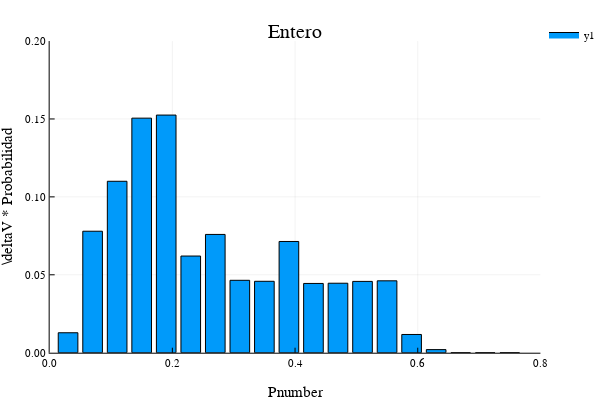

Source (notebook cell):
### Markdown cell above
### Colectividad en pnumber

### Code cell
# Los bins van de 0 a la fqcia más alta + 10%
top_col = maximum(col_modes_2w9y)
bins_col = collect(0.01:.04:.8)

# Histograma ponderado
Wbins_col_2w9y, Whis_col_2w9y = JUMD.WeightedHist(col_modes_2w9y, bins_col, abs.(vgv_2w9y),
    true, false);

bar(Wbins_col_2w9y, Whis_col_2w9y,
    xlims = (0., .8), ylims = (0, .2),
    yaxis = "\\deltaV * Probabilidad", xaxis = "Pnumber", title = "Entero")

### Figure 1 — Plotly figure (JSON) as saved in the notebook; plotly's stock layout.template omitted (floating-point values rounded to 4 significant figures)
{"data": [{"fill": "tozeroy", "fillcolor": "rgba(0, 154, 250, 1.000)", "legendgroup": "y1", "line": {"color": "rgba(0, 0, 0, 1)", "dash": "solid", "width": 1}, "mode": "lines", "name": "y1", "showlegend": true, "type": "scatter", "x": [0.014, 0.014, 0.046, 0.046, 0.014, 0.014], "xaxis": "x", "y": [0.0128, 0, 0, 0.0128, 0.0128, 0.0128], "yaxis": "y"}, {"fill": "tozeroy", "fillcolor": "rgba(0, 154, 250, 1.000)", "legendgroup": "y1", "line": {"color": "rgba(0, 0, 0, 1)", "dash": "solid", "width": 1}, "mode": "lines", "name": "y1", "showlegend": false, "type": "scatter", "x": [0.054, 0.054, 0.086, 0.086, 0.054, 0.054], "xaxis": "x", "y": [0.07795, 0, 0, 0.07795, 0.07795, 0.07795], "yaxis": "y"}, {"fill": "tozeroy", "fillcolor": "rgba(0, 154, 250, 1.000)", "legendgroup": "y1", "line": {"color": "rgba(0, 0, 0, 1)", "dash": "solid", "width": 1}, "mode": "lines", "name": "y1", "showlegend": false, "type": "scatter", "x": [0.094, 0.094, 0.126, 0.126, 0.094, 0.094], "xaxis": "x", "y": [0.11, 0, 0, 0.11, 0.11, 0.11], "yaxis": "y"}, {"fill": "tozeroy", "fillcolor": "rgba(0, 154, 250, 1.000)", "legendgroup": "y1", "line": {"color": "rgba(0, 0, 0, 1)", "dash": "solid", "width": 1}, "mode": "lines", "name": "y1", "showlegend": false, "type": "scatter", "x": [0.134, 0.134, 0.166, 0.166, 0.134, 0.134], "xaxis": "x", "y": [0.1505, 0, 0, 0.1505, 0.1505, 0.1505], "yaxis": "y"}, {"fill": "tozeroy", "fillcolor": "rgba(0, 154, 250, 1.000)", "legendgroup": "y1", "line": {"color": "rgba(0, 0, 0, 1)", "dash": "solid", "width": 1}, "mode": "lines", "name": "y1", "showlegend": false, "type": "scatter", "x": [0.174, 0.174, 0.206, 0.206, 0.174, 0.174], "xaxis": "x", "y": [0.1525, 0, 0, 0.1525, 0.1525, 0.1525], "yaxis": "y"}, {"fill": "tozeroy", "fillcolor": "rgba(0, 154, 250, 1.000)", "legendgroup": "y1", "line": {"color": "rgba(0, 0, 0, 1)", "dash": "solid", "width": 1}, "mode": "lines", "name": "y1", "showlegend": false, "type": "scatter", "x": [0.214, 0.214, 0.246, 0.246, 0.214, 0.214], "xaxis": "x", "y": [0.06204, 0, 0, 0.06204, 0.06204, 0.06204], "yaxis": "y"}, {"fill": "tozeroy", "fillcolor": "rgba(0, 154, 250, 1.000)", "legendgroup": "y1", "line": {"color": "rgba(0, 0, 0, 1)", "dash": "solid", "width": 1}, "mode": "lines", "name": "y1", "showlegend": false, "type": "scatter", "x": [0.254, 0.254, 0.286, 0.286, 0.254, 0.254], "xaxis": "x", "y": [0.0759, 0, 0, 0.0759, 0.0759, 0.0759], "yaxis": "y"}, {"fill": "tozeroy", "fillcolor": "rgba(0, 154, 250, 1.000)", "legendgroup": "y1", "line": {"color": "rgba(0, 0, 0, 1)", "dash": "solid", "width": 1}, "mode": "lines", "name": "y1", "showlegend": false, "type": "scatter", "x": [0.294, 0.294, 0.326, 0.326, 0.294, 0.294], "xaxis": "x", "y": [0.04647, 0, 0, 0.04647, 0.04647, 0.04647], "yaxis": "y"}, {"fill": "tozeroy", "fillcolor": "rgba(0, 154, 250, 1.000)", "legendgroup": "y1", "line": {"color": "rgba(0, 0, 0, 1)", "dash": "solid", "width": 1}, "mode": "lines", "name": "y1", "showlegend": false, "type": "scatter", "x": [0.334, 0.334, 0.366, 0.366, 0.334, 0.334], "xaxis": "x", "y": [0.04583, 0, 0, 0.04583, 0.04583, 0.04583], "yaxis": "y"}, {"fill": "tozeroy", "fillcolor": "rgba(0, 154, 250, 1.000)", "legendgroup": "y1", "line": {"color": "rgba(0, 0, 0, 1)", "dash": "solid", "width": 1}, "mode": "lines", "name": "y1", "showlegend": false, "type": "scatter", "x": [0.374, 0.374, 0.406, 0.406, 0.374, 0.374], "xaxis": "x", "y": [0.07138, 0, 0, 0.07138, 0.07138, 0.07138], "yaxis": "y"}, {"fill": "tozeroy", "fillcolor": "rgba(0, 154, 250, 1.000)", "legendgroup": "y1", "line": {"color": "rgba(0, 0, 0, 1)", "dash": "solid", "width": 1}, "mode": "lines", "name": "y1", "showlegend": false, "type": "scatter", "x": [0.414, 0.414, 0.446, 0.446, 0.414, 0.414], "xaxis": "x", "y": [0.04445, 0, 0, 0.04445, 0.04445, 0.04445], "yaxis": "y"}, {"fill": "tozeroy", "fillcolor": "rgba(0, 154, 250, 1.000)", "legendgroup": "y1", "line": {"color": "rgba(0, 0, 0, 1)", "dash": "solid", "width": 1}, "mode": "lines", "name": "y1", "showlegend": false, "type": "scatter", "x": [0.454, 0.454, 0.486, 0.486, 0.454, 0.454], "xaxis": "x", "y": [0.04458, 0, 0, 0.04458, 0.04458, 0.04458], "yaxis": "y"}, {"fill": "tozeroy", "fillcolor": "rgba(0, 154, 250, 1.000)", "legendgroup": "y1", "line": {"color": "rgba(0, 0, 0, 1)", "dash": "solid", "width": 1}, "mode": "lines", "name": "y1", "showlegend": false, "type": "scatter", "x": [0.494, 0.494, 0.526, 0.526, 0.494, 0.494], "xaxis": "x", "y": [0.04576, 0, 0, 0.04576, 0.04576, 0.04576], "yaxis": "y"}, {"fill": "tozeroy", "fillcolor": "rgba(0, 154, 250, 1.000)", "legendgroup": "y1", "line": {"color": "rgba(0, 0, 0, 1)", "dash": "solid", "width": 1}, "mode": "lines", "name": "y1", "showlegend": false, "type": "scatter", "x": [0.534, 0.534, 0.566, 0.566, 0.534, 0.534], "xaxis": "x", "y": [0.04613, 0, 0, 0.04613, 0.04613, 0.04613], "yaxis": "y"}, {"fill": "tozeroy", "fillcolor": "rgba(0, 154, 250, 1.000)", "legendgroup": "y1", "line": {"color": "rgba(0, 0, 0, 1)", "dash": "solid", "width": 1}, "mode": "lines", "name": "y1", "showlegend": false, "type": "scatter", "x": [0.574, 0.574, 0.606, 0.606, 0.574, 0.574], "xaxis": "x", "y": [0.01169, 0, 0, 0.01169, 0.01169, 0.01169], "yaxis": "y"}, {"fill": "tozeroy", "fillcolor": "rgba(0, 154, 250, 1.000)", "legendgroup": "y1", "line": {"color": "rgba(0, 0, 0, 1)", "dash": "solid", "width": 1}, "mode": "lines", "name": "y1", "showlegend": false, "type": "scatter", "x": [0.614, 0.614, 0.646, 0.646, 0.614, 0.614], "xaxis": "x", "y": [0.001985, 0, 0, 0.001985, 0.001985, 0.001985], "yaxis": "y"}, {"fill": "tozeroy", "fillcolor": "rgba(0, 154, 250, 1.000)", "legendgroup": "y1", "line": {"color": "rgba(0, 0, 0, 1)", "dash": "solid", "width": 1}, "mode": "lines", "name": "y1", "showlegend": false, "type": "scatter", "x": [0.654, 0.654, 0.686, 0.686, 0.654, 0.654], "xaxis": "x", "y": [0, 0, 0, 0, 0, 0], "yaxis": "y"}, {"fill": "tozeroy", "fillcolor": "rgba(0, 154, 250, 1.000)", "legendgroup": "y1", "line": {"color": "rgba(0, 0, 0, 1)", "dash": "solid", "width": 1}, "mode": "lines", "name": "y1", "showlegend": false, "type": "scatter", "x": [0.694, 0.694, 0.726, 0.726, 0.694, 0.694], "xaxis": "x", "y": [0, 0, 0, 0, 0, 0], "yaxis": "y"}, {"fill": "tozeroy", "fillcolor": "rgba(0, 154, 250, 1.000)", "legendgroup": "y1", "line": {"color": "rgba(0, 0, 0, 1)", "dash": "solid", "width": 1}, "mode": "lines", "name": "y1", "showlegend": false, "type": "scatter", "x": [0.734, 0.734, 0.766, 0.766, 0.734, 0.734], "xaxis": "x", "y": [0, 0, 0, 0, 0, 0], "yaxis": "y"}], "layout": {"annotations": [{"font": {"color": "rgba(0, 0, 0, 1)", "family": "sans-serif", "size": 20}, "rotation": 0, "showarrow": false, "text": "Entero", "x": 0.5424, "xanchor": "center", "xref": "paper", "y": 1, "yanchor": "top", "yref": "paper"}], "height": 400, "legend": {"bgcolor": "rgba(255, 255, 255, 1.000)", "bordercolor": "rgba(0, 0, 0, 1)", "font": {"color": "rgba(0, 0, 0, 1)", "family": "sans-serif", "size": 11}, "tracegroupgap": 0, "x": 1, "y": 1}, "margin": {"b": 20, "l": 0, "r": 0, "t": 20}, "paper_bgcolor": "rgba(255, 255, 255, 1.000)", "plot_bgcolor": "rgba(255, 255, 255, 1.000)", "showlegend": true, "width": 600, "xaxis": {"anchor": "y", "domain": [0.09128, 0.9934], "gridcolor": "rgba(0, 0, 0, 0.1)", "gridwidth": 0.5, "linecolor": "rgba(0, 0, 0, 1)", "mirror": false, "range": [0, 0.8], "showgrid": true, "showline": true, "showticklabels": true, "tickangle": 0, "tickcolor": "rgb(0, 0, 0)", "tickfont": {"color": "rgba(0, 0, 0, 1)", "family": "sans-serif", "size": 11}, "tickmode": "array", "ticks": "inside", "ticktext": ["0.0", "0.2", "0.4", "0.6", "0.8"], "tickvals": [0, 0.2, 0.4, 0.6, 0.8], "title": "Pnumber", "titlefont": {"color": "rgba(0, 0, 0, 1)", "family": "sans-serif", "size": 15}, "type": "linear", "visible": true, "zeroline": false, "zerolinecolor": "rgba(0, 0, 0, 1)"}, "yaxis": {"anchor": "x", "domain": [0.07581, 0.9415], "gridcolor": "rgba(0, 0, 0, 0.1)", "gridwidth": 0.5, "linecolor": "rgba(0, 0, 0, 1)", "mirror": false, "range": [0, 0.2], "showgrid": true, "showline": true, "showticklabels": true, "tickangle": 0, "tickcolor": "rgb(0, 0, 0)", "tickfont": {"color": "rgba(0, 0, 0, 1)", "family": "sans-serif", "size": 11}, "tickmode": "array", "ticks": "inside", "ticktext": ["0.00", "0.05", "0.10", "0.15", "0.20"], "tickvals": [0, 0.05, 0.1, 0.15, 0.2], "title": "\\deltaV * Probabilidad", "titlefont": {"color": "rgba(0, 0, 0, 1)", "family": "sans-serif", "size": 15}, "type": "linear", "visible": true, "zeroline": false, "zerolinecolor": "rgba(0, 0, 0, 1)"}}}
